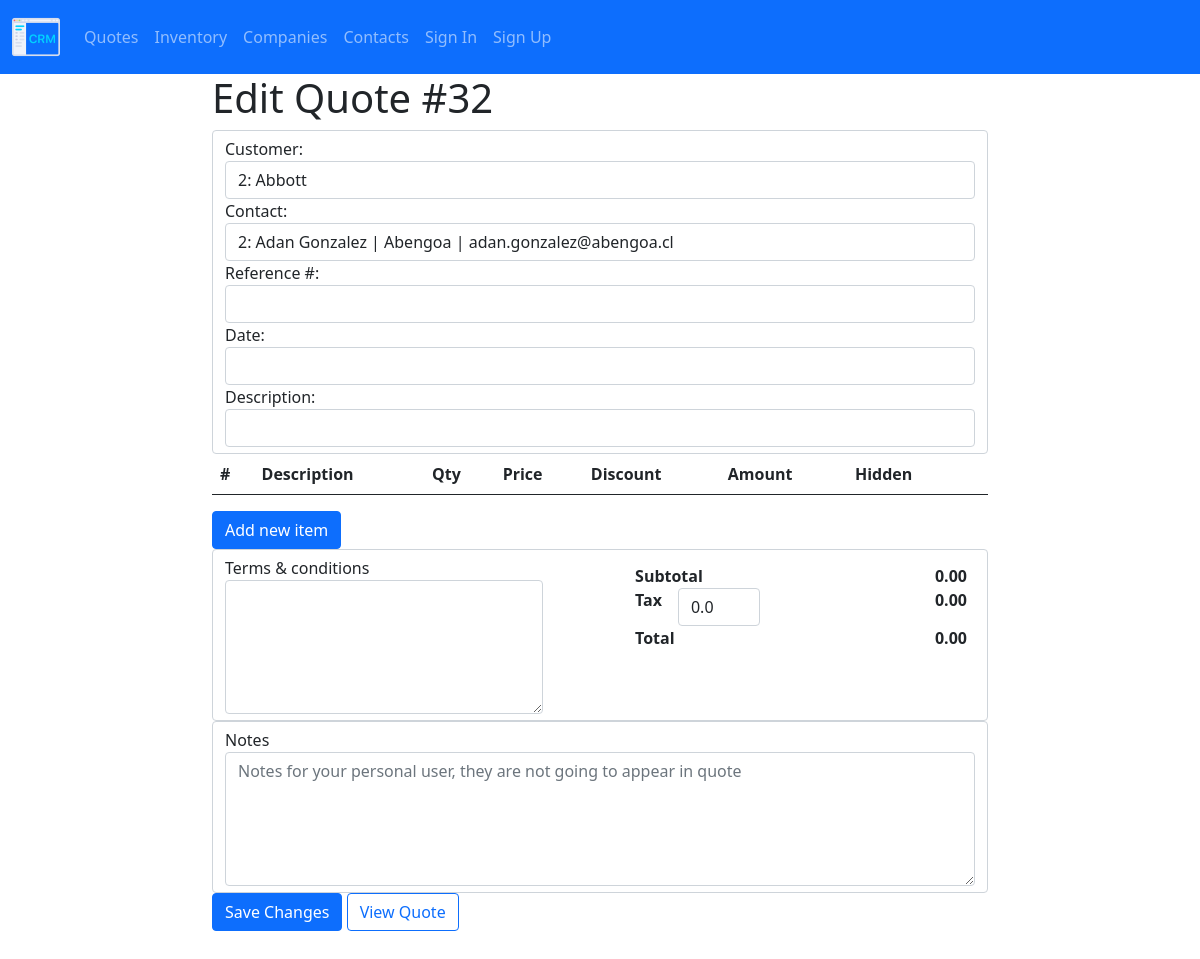
The page /quote/edit-quote/32 on the database its author committed.
### quote/models.py (models this page shows, shortened)
class Quote(models.Model):
    creator = models.ForeignKey(User, on_delete=PROTECT, related_name="quote_creator")
    reference = models.CharField(max_length=50, blank=True, null=True)
    description = models.CharField(max_length=50, blank=True, null=True)
    creation_date = models.DateTimeField(auto_now_add=True)
    edit_date = models.DateTimeField(auto_now=True)
    products = models.ManyToManyField("Product", blank=True)
    company = models.ForeignKey(
        Company, on_delete=PROTECT, related_name="company_quoted"
    )
    contact = models.ForeignKey(
        Contact, on_delete=PROTECT, related_name="contact_quoted", blank=True, null=True
    )
    terms = models.TextField(blank=True, null=True)
    tax = models.FloatField(blank=True, null=True)
    internal_note = models.TextField(blank=True, null=True)

class Company(models.Model):
    name = models.CharField(max_length=20, unique=True)
    legal_id = models.CharField(max_length=10, null=True, unique=True)
    email = models.EmailField(blank=True, null=True)
    phone = models.CharField(max_length=12, null=True)
    mobile = models.CharField(max_length=12, null=True)
    category = models.ForeignKey(
        Category, on_delete=PROTECT, related_name="company_category"
    )
    address = models.CharField(max_length=100, null=True)
    city = models.CharField(max_length=50, null=True)
    state = models.CharField(max_length=50, null=True)
    country = models.CharField(max_length=50, null=True)
    creator = models.ForeignKey(User, on_delete=PROTECT, related_name="company_creator")
    editor = models.ForeignKey(User, on_delete=PROTECT, related_name="company_editor")
    creation_date = models.DateTimeField(auto_now_add=True)
    edit_date = models.DateTimeField(auto_now=True)
    class Meta:
        verbose_name_plural = "Companies"

class Contact(models.Model):
    first_name = models.CharField(max_length=20)
    middle_name = models.CharField(max_length=20, null=True)
    last_name = models.CharField(max_length=20, null=True)
    company = models.ForeignKey(
        Company, on_delete=PROTECT, related_name="company_contact"
    )
    email = models.EmailField(blank=True, null=True)
    phone = models.CharField(max_length=12, null=True)
    mobile = models.CharField(max_length=12, null=True)
    position = models.CharField(max_length=50, blank=True, null=True)
    creator = models.ForeignKey(User, on_delete=PROTECT, related_name="contact_creator")
    creation_date = models.DateTimeField(auto_now_add=True)
    edit_date = models.DateTimeField(auto_now=True)

### quote/views.py (the view, shortened to what this page needs)
# urls.py: path("edit-quote/<int:quote_id>", views.edit_quote, name="edit-quote"),
def edit_quote(request, quote_id):
    if request.method == "GET":
        data = form_options()
        quote = Quote.objects.get(pk=quote_id)
        products = QuotedProduct.objects.filter(quote=quote)
        return render(
            request,
            "quote/edit-quote.html",
            {
                "company_options": data["company_options"],
                "contact_options": data["contact_options"],
                "product_options": data["product_options"],
                "quote": quote,
                "products": products,
            },
        )

### quote/utils.py (called while the page is built)
def form_options():
    company_options = []
    companies = Company.objects.all()
    for company in companies:
        company_options.append({"id": company.id, "info": company.name})
    contact_options = []
    contacts = Contact.objects.all()
    for contact in contacts:
        contact_options.append(
            {
                "id": contact.id,
                "info": f"{contact.first_name} {contact.last_name} | {contact.company.name} | {contact.email}",
            }
        )
    product_options = []
    products_list = Product.objects.all()
    for product in products_list:
        product_options.append(
            {"id": product.id, "info": f"{product.pn}: {product.title}"}
        )
    return {
        "company_options": company_options,
        "contact_options": contact_options,
        "product_options": product_options,
    }

### quote/templates/quote/edit-quote.html (shortened to what this page needs)
{% extends 'quote/layout.html' %}
{% block body %}
<div class="container internal-body">
    <h1>Edit Quote #{{ quote.pk }}</h1>
    <form id="new-quote-form" action="{% url 'edit-quote' quote_id=quote.pk %}" method="post">{% csrf_token %}
        <div id="general-info" class="form-control">
            <div id="generalInfo-flex">
                <div id="general-left">
                    <div class="form-group">
                        <label class="form-label" for="companyOptions">Customer:</label>
                        <input class="form-control" name="company" list="companyOptions" placeholder="Type customer" value="{{quote.company.pk}}: {{ quote.company.name }}" required >
                    </div>
                    <div class="form-group">
                        <label class="form-label" for="contactOptions">Contact:</label>
                        <input class="form-control" name="contact" list="contactOptions" placeholder="Type contact" value="{{quote.contact.pk}}: {{quote.contact.first_name}} {{quote.contact.last_name}} | {{quote.contact.company.name}} | {{quote.contact.email}}">
                    </div>
                </div>
                <div id="general-right">
                    <div class="form-group">
                        <label for="reference">Reference #:</label>
                        <input type="text" class="form-control" name="reference" id="reference" placeholder="" value="{{ quote.reference }}">
                    </div>
                    <div class="form-group">
                        <label for="reference">Date:</label>
                        <input data-provide="datepicker" class="form-control datepicker" name="date" required>
                    </div>
                </div>
            </div>
            <div class="form-group">
                <label for="description">Description:</label>
                <input type="text" class="form-control" name="description" id="description" placeholder="" value="{{ quote.short_description }}">
            </div>
        </div>
        <div class="table-responsive product-info">
            <table class="table" id="form-table">
                <thead>
                    <tr>
                        <th scope="col">#</th>
                        <th scope="col">Description</th>
                        <th scope="col">Qty</th>
                        <th scope="col">Price</th>
                        <th scope="col">Discount</th>
                        <th scope="col">Amount</th>
                        <th scope="col">Hidden</th>
                        <th scope="col"></th>
                    </tr>
                </thead>
            </table>
        </div>
            <div>
                <button type="button" class="btn btn-primary" id="new-item">Add new item</buttont>
            </div>
        <div class="form-control" id="termsAndTotals">
            <div class="terms">
                <label for="terms" class="form-label">Terms & conditions</label>
                <textarea class="form-control "name="terms" id="terms" cols="30" rows="5">{{ quote.terms }}</textarea>
            </div>
            <div class="totals">
                <div class="total-row" id="subtotal-row">
                    <div class="total-label">
                        Subtotal
                    </div>
                    <div class="total-amount" id="subtotal-amount">
                        0.00
                    </div>
                </div>
                <div class="total-row" id="tax-row">
                    <div class="total-label">
                        Tax
                    </div>
                    <div class="form-group">
                        <input type="number" class="form-control tax"  name="tax" id="tax-input" placeholder="%" max="99.99" step="0.01" value={{ quote.tax }}>
                    </div>
                    <div class="total-amount" id="tax-amount">
                        0.00
                    </div>
                </div>
                <div class="total-row" id="total-row">
                    <div class="total-label">
                        Total
                    </div>
                    <div class="total-amount" id="total-amount">
                        0.00
                    </div>
                </div>
            </div>
        </div>
        <div class="form-control" id="notes">
            <div class="notes">
                <label for="internal-notes" class="form-label">Notes</label>
                <textarea class="form-control "name="internal-notes" id="internal-notes" cols="30" rows="5" placeholder="Notes for your personal user, they are not going to appear in quote">{{ quote.internal_note }}</textarea>
            </div>
        </div>
        <button type="submit" class="btn btn-primary">Save Changes</button>
        <a role="button" href="{% url 'view-quote' quote_id=quote.pk %}" class="btn btn-outline-primary">View Quote</a>
    </form>
</div>
{% endblock body %}

### quote/static/quote/css/main.css (style rules this page uses)
* { box-sizing: border-box; }
body { margin-bottom: 2rem; }
.internal-body { max-width: 50rem; }
.form-label { margin-bottom: 0; }
#termsAndTotals { display: flex; justify-content: space-between; }
.totals { padding: 0.5rem; }
.total-row { font-weight: bold; display: flex; justify-content:space-between; }
.tax { width: 30%; margin-left: 1rem; }

### rows shown on the page
Quote: pk "32", company "2: Abbott", contact "2: Adan Gonzalez | Abengoa | adan.gonzalez@abengoa.cl", tax "0.0"
